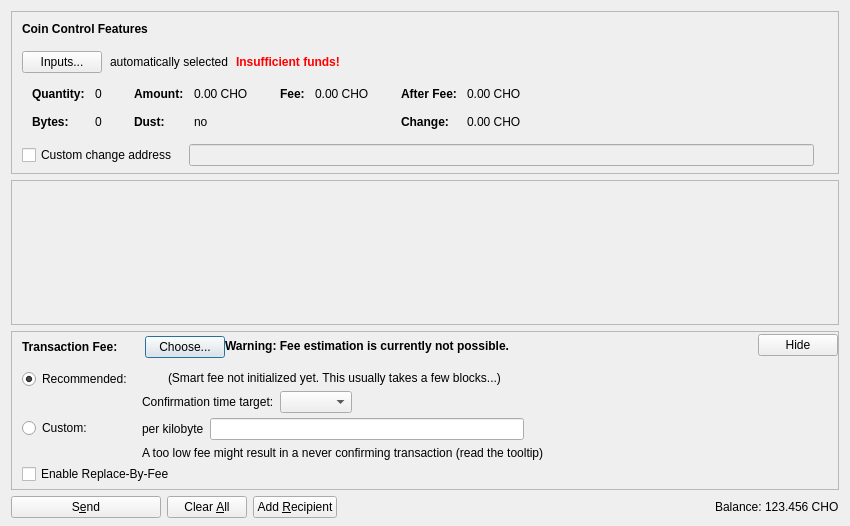
<?xml version="1.0" encoding="UTF-8"?>
<ui version="4.0">
 <class>SendCoinsDialog</class>
 <widget class="QDialog" name="SendCoinsDialog">
  <property name="geometry">
   <rect>
    <x>0</x>
    <y>0</y>
    <width>850</width>
    <height>526</height>
   </rect>
  </property>
  <property name="windowTitle">
   <string>Send Coins</string>
  </property>
  <layout class="QVBoxLayout" name="verticalLayout" stretch="0,1,0,0">
   <property name="bottomMargin">
    <number>8</number>
   </property>
   <item>
    <widget class="QFrame" name="frameCoinControl">
     <property name="sizePolicy">
      <sizepolicy hsizetype="Expanding" vsizetype="Expanding">
       <horstretch>0</horstretch>
       <verstretch>0</verstretch>
      </sizepolicy>
     </property>
     <property name="maximumSize">
      <size>
       <width>16777215</width>
       <height>16777215</height>
      </size>
     </property>
     <property name="frameShape">
      <enum>QFrame::StyledPanel</enum>
     </property>
     <property name="frameShadow">
      <enum>QFrame::Sunken</enum>
     </property>
     <layout class="QVBoxLayout" name="verticalLayoutCoinControl2">
      <property name="spacing">
       <number>0</number>
      </property>
      <property name="leftMargin">
       <number>0</number>
      </property>
      <property name="topMargin">
       <number>0</number>
      </property>
      <property name="rightMargin">
       <number>0</number>
      </property>
      <property name="bottomMargin">
       <number>6</number>
      </property>
      <item>
       <layout class="QVBoxLayout" name="verticalLayoutCoinControl" stretch="0,0,0,0,1">
        <property name="spacing">
         <number>0</number>
        </property>
        <property name="leftMargin">
         <number>10</number>
        </property>
        <property name="topMargin">
         <number>10</number>
        </property>
        <item>
         <layout class="QHBoxLayout" name="horizontalLayoutCoinControl1">
          <property name="bottomMargin">
           <number>15</number>
          </property>
          <item>
           <widget class="QLabel" name="labelCoinControlFeatures">
            <property name="sizePolicy">
             <sizepolicy hsizetype="Preferred" vsizetype="Maximum">
              <horstretch>0</horstretch>
              <verstretch>0</verstretch>
             </sizepolicy>
            </property>
            <property name="font">
             <font>
              <weight>75</weight>
              <bold>true</bold>
             </font>
            </property>
            <property name="styleSheet">
             <string notr="true">font-weight:bold;</string>
            </property>
            <property name="text">
             <string>Coin Control Features</string>
            </property>
           </widget>
          </item>
         </layout>
        </item>
        <item>
         <layout class="QHBoxLayout" name="horizontalLayoutCoinControl2" stretch="0,0,0,0">
          <property name="spacing">
           <number>8</number>
          </property>
          <property name="bottomMargin">
           <number>10</number>
          </property>
          <item>
           <widget class="QPushButton" name="pushButtonCoinControl">
            <property name="styleSheet">
             <string notr="true"/>
            </property>
            <property name="text">
             <string>Inputs...</string>
            </property>
            <property name="autoDefault">
             <bool>false</bool>
            </property>
           </widget>
          </item>
          <item>
           <widget class="QLabel" name="labelCoinControlAutomaticallySelected">
            <property name="text">
             <string>automatically selected</string>
            </property>
            <property name="margin">
             <number>5</number>
            </property>
           </widget>
          </item>
          <item>
           <widget class="QLabel" name="labelCoinControlInsuffFunds">
            <property name="font">
             <font>
              <weight>75</weight>
              <bold>true</bold>
             </font>
            </property>
            <property name="styleSheet">
             <string notr="true">color:red;font-weight:bold;</string>
            </property>
            <property name="text">
             <string>Insufficient funds!</string>
            </property>
            <property name="margin">
             <number>5</number>
            </property>
           </widget>
          </item>
          <item>
           <spacer name="horizontalSpacerCoinControl">
            <property name="orientation">
             <enum>Qt::Horizontal</enum>
            </property>
            <property name="sizeHint" stdset="0">
             <size>
              <width>40</width>
              <height>1</height>
             </size>
            </property>
           </spacer>
          </item>
         </layout>
        </item>
        <item>
         <widget class="QWidget" name="widgetCoinControl" native="true">
          <property name="sizePolicy">
           <sizepolicy hsizetype="Preferred" vsizetype="Preferred">
            <horstretch>0</horstretch>
            <verstretch>0</verstretch>
           </sizepolicy>
          </property>
          <property name="minimumSize">
           <size>
            <width>0</width>
            <height>0</height>
           </size>
          </property>
          <property name="styleSheet">
           <string notr="true"/>
          </property>
          <layout class="QHBoxLayout" name="horizontalLayoutCoinControl5">
           <property name="leftMargin">
            <number>0</number>
           </property>
           <property name="topMargin">
            <number>0</number>
           </property>
           <property name="rightMargin">
            <number>0</number>
           </property>
           <property name="bottomMargin">
            <number>0</number>
           </property>
           <item>
            <layout class="QHBoxLayout" name="horizontalLayoutCoinControl3" stretch="0,0,0,1">
             <property name="spacing">
              <number>20</number>
             </property>
             <property name="topMargin">
              <number>0</number>
             </property>
             <property name="bottomMargin">
              <number>10</number>
             </property>
             <item>
              <layout class="QFormLayout" name="formLayoutCoinControl1">
               <property name="horizontalSpacing">
                <number>10</number>
               </property>
               <property name="verticalSpacing">
                <number>14</number>
               </property>
               <property name="leftMargin">
                <number>10</number>
               </property>
               <property name="topMargin">
                <number>4</number>
               </property>
               <property name="rightMargin">
                <number>6</number>
               </property>
               <item row="0" column="0">
                <widget class="QLabel" name="labelCoinControlQuantityText">
                 <property name="font">
                  <font>
                   <weight>75</weight>
                   <bold>true</bold>
                  </font>
                 </property>
                 <property name="text">
                  <string>Quantity:</string>
                 </property>
                 <property name="margin">
                  <number>0</number>
                 </property>
                </widget>
               </item>
               <item row="0" column="1">
                <widget class="QLabel" name="labelCoinControlQuantity">
                 <property name="cursor">
                  <cursorShape>IBeamCursor</cursorShape>
                 </property>
                 <property name="contextMenuPolicy">
                  <enum>Qt::ActionsContextMenu</enum>
                 </property>
                 <property name="text">
                  <string notr="true">0</string>
                 </property>
                 <property name="margin">
                  <number>0</number>
                 </property>
                 <property name="textInteractionFlags">
                  <set>Qt::LinksAccessibleByMouse|Qt::TextSelectableByKeyboard|Qt::TextSelectableByMouse</set>
                 </property>
                </widget>
               </item>
               <item row="1" column="0">
                <widget class="QLabel" name="labelCoinControlBytesText">
                 <property name="font">
                  <font>
                   <weight>75</weight>
                   <bold>true</bold>
                  </font>
                 </property>
                 <property name="text">
                  <string>Bytes:</string>
                 </property>
                </widget>
               </item>
               <item row="1" column="1">
                <widget class="QLabel" name="labelCoinControlBytes">
                 <property name="cursor">
                  <cursorShape>IBeamCursor</cursorShape>
                 </property>
                 <property name="contextMenuPolicy">
                  <enum>Qt::ActionsContextMenu</enum>
                 </property>
                 <property name="text">
                  <string notr="true">0</string>
                 </property>
                 <property name="textInteractionFlags">
                  <set>Qt::LinksAccessibleByMouse|Qt::TextSelectableByKeyboard|Qt::TextSelectableByMouse</set>
                 </property>
                </widget>
               </item>
              </layout>
             </item>
             <item>
              <layout class="QFormLayout" name="formLayoutCoinControl2">
               <property name="horizontalSpacing">
                <number>10</number>
               </property>
               <property name="verticalSpacing">
                <number>14</number>
               </property>
               <property name="leftMargin">
                <number>6</number>
               </property>
               <property name="topMargin">
                <number>4</number>
               </property>
               <property name="rightMargin">
                <number>6</number>
               </property>
               <item row="0" column="0">
                <widget class="QLabel" name="labelCoinControlAmountText">
                 <property name="font">
                  <font>
                   <weight>75</weight>
                   <bold>true</bold>
                  </font>
                 </property>
                 <property name="text">
                  <string>Amount:</string>
                 </property>
                 <property name="margin">
                  <number>0</number>
                 </property>
                </widget>
               </item>
               <item row="0" column="1">
                <widget class="QLabel" name="labelCoinControlAmount">
                 <property name="cursor">
                  <cursorShape>IBeamCursor</cursorShape>
                 </property>
                 <property name="contextMenuPolicy">
                  <enum>Qt::ActionsContextMenu</enum>
                 </property>
                 <property name="text">
                  <string notr="true">0.00 CHO</string>
                 </property>
                 <property name="textInteractionFlags">
                  <set>Qt::LinksAccessibleByMouse|Qt::TextSelectableByKeyboard|Qt::TextSelectableByMouse</set>
                 </property>
                </widget>
               </item>
               <item row="1" column="0">
                <widget class="QLabel" name="labelCoinControlLowOutputText">
                 <property name="font">
                  <font>
                   <weight>75</weight>
                   <bold>true</bold>
                  </font>
                 </property>
                 <property name="text">
                  <string>Dust:</string>
                 </property>
                </widget>
               </item>
               <item row="1" column="1">
                <widget class="QLabel" name="labelCoinControlLowOutput">
                 <property name="cursor">
                  <cursorShape>IBeamCursor</cursorShape>
                 </property>
                 <property name="contextMenuPolicy">
                  <enum>Qt::ActionsContextMenu</enum>
                 </property>
                 <property name="text">
                  <string notr="true">no</string>
                 </property>
                 <property name="textInteractionFlags">
                  <set>Qt::LinksAccessibleByMouse|Qt::TextSelectableByKeyboard|Qt::TextSelectableByMouse</set>
                 </property>
                </widget>
               </item>
              </layout>
             </item>
             <item>
              <layout class="QFormLayout" name="formLayoutCoinControl3">
               <property name="horizontalSpacing">
                <number>10</number>
               </property>
               <property name="verticalSpacing">
                <number>14</number>
               </property>
               <property name="leftMargin">
                <number>6</number>
               </property>
               <property name="topMargin">
                <number>4</number>
               </property>
               <property name="rightMargin">
                <number>6</number>
               </property>
               <item row="0" column="0">
                <widget class="QLabel" name="labelCoinControlFeeText">
                 <property name="font">
                  <font>
                   <weight>75</weight>
                   <bold>true</bold>
                  </font>
                 </property>
                 <property name="text">
                  <string>Fee:</string>
                 </property>
                 <property name="margin">
                  <number>0</number>
                 </property>
                </widget>
               </item>
               <item row="0" column="1">
                <widget class="QLabel" name="labelCoinControlFee">
                 <property name="cursor">
                  <cursorShape>IBeamCursor</cursorShape>
                 </property>
                 <property name="contextMenuPolicy">
                  <enum>Qt::ActionsContextMenu</enum>
                 </property>
                 <property name="text">
                  <string notr="true">0.00 CHO</string>
                 </property>
                 <property name="textInteractionFlags">
                  <set>Qt::LinksAccessibleByMouse|Qt::TextSelectableByKeyboard|Qt::TextSelectableByMouse</set>
                 </property>
                </widget>
               </item>
              </layout>
             </item>
             <item>
              <layout class="QFormLayout" name="formLayoutCoinControl4">
               <property name="horizontalSpacing">
                <number>10</number>
               </property>
               <property name="verticalSpacing">
                <number>14</number>
               </property>
               <property name="leftMargin">
                <number>6</number>
               </property>
               <property name="topMargin">
                <number>4</number>
               </property>
               <property name="rightMargin">
                <number>6</number>
               </property>
               <item row="0" column="0">
                <widget class="QLabel" name="labelCoinControlAfterFeeText">
                 <property name="font">
                  <font>
                   <weight>75</weight>
                   <bold>true</bold>
                  </font>
                 </property>
                 <property name="text">
                  <string>After Fee:</string>
                 </property>
                 <property name="margin">
                  <number>0</number>
                 </property>
                </widget>
               </item>
               <item row="0" column="1">
                <widget class="QLabel" name="labelCoinControlAfterFee">
                 <property name="cursor">
                  <cursorShape>IBeamCursor</cursorShape>
                 </property>
                 <property name="contextMenuPolicy">
                  <enum>Qt::ActionsContextMenu</enum>
                 </property>
                 <property name="text">
                  <string notr="true">0.00 CHO</string>
                 </property>
                 <property name="textInteractionFlags">
                  <set>Qt::LinksAccessibleByMouse|Qt::TextSelectableByKeyboard|Qt::TextSelectableByMouse</set>
                 </property>
                </widget>
               </item>
               <item row="1" column="0">
                <widget class="QLabel" name="labelCoinControlChangeText">
                 <property name="font">
                  <font>
                   <weight>75</weight>
                   <bold>true</bold>
                  </font>
                 </property>
                 <property name="text">
                  <string>Change:</string>
                 </property>
                </widget>
               </item>
               <item row="1" column="1">
                <widget class="QLabel" name="labelCoinControlChange">
                 <property name="cursor">
                  <cursorShape>IBeamCursor</cursorShape>
                 </property>
                 <property name="contextMenuPolicy">
                  <enum>Qt::ActionsContextMenu</enum>
                 </property>
                 <property name="text">
                  <string notr="true">0.00 CHO</string>
                 </property>
                 <property name="textInteractionFlags">
                  <set>Qt::LinksAccessibleByMouse|Qt::TextSelectableByKeyboard|Qt::TextSelectableByMouse</set>
                 </property>
                </widget>
               </item>
              </layout>
             </item>
            </layout>
           </item>
          </layout>
         </widget>
        </item>
        <item>
         <layout class="QHBoxLayout" name="horizontalLayoutCoinControl4" stretch="0,0,0">
          <property name="spacing">
           <number>12</number>
          </property>
          <property name="sizeConstraint">
           <enum>QLayout::SetDefaultConstraint</enum>
          </property>
          <property name="topMargin">
           <number>5</number>
          </property>
          <property name="rightMargin">
           <number>5</number>
          </property>
          <item>
           <widget class="QCheckBox" name="checkBoxCoinControlChange">
            <property name="toolTip">
             <string>If this is activated, but the change address is empty or invalid, change will be sent to a newly generated address.</string>
            </property>
            <property name="text">
             <string>Custom change address</string>
            </property>
           </widget>
          </item>
          <item>
           <widget class="QValidatedLineEdit" name="lineEditCoinControlChange">
            <property name="enabled">
             <bool>false</bool>
            </property>
            <property name="sizePolicy">
             <sizepolicy hsizetype="Expanding" vsizetype="Fixed">
              <horstretch>0</horstretch>
              <verstretch>0</verstretch>
             </sizepolicy>
            </property>
           </widget>
          </item>
          <item>
           <widget class="QLabel" name="labelCoinControlChangeLabel">
            <property name="sizePolicy">
             <sizepolicy hsizetype="Preferred" vsizetype="Expanding">
              <horstretch>0</horstretch>
              <verstretch>0</verstretch>
             </sizepolicy>
            </property>
            <property name="minimumSize">
             <size>
              <width>0</width>
              <height>0</height>
             </size>
            </property>
            <property name="text">
             <string/>
            </property>
            <property name="margin">
             <number>3</number>
            </property>
           </widget>
          </item>
         </layout>
        </item>
        <item>
         <spacer name="verticalSpacerCoinControl">
          <property name="orientation">
           <enum>Qt::Vertical</enum>
          </property>
          <property name="sizeHint" stdset="0">
           <size>
            <width>800</width>
            <height>1</height>
           </size>
          </property>
         </spacer>
        </item>
       </layout>
      </item>
     </layout>
    </widget>
   </item>
   <item>
    <widget class="QScrollArea" name="scrollArea">
     <property name="widgetResizable">
      <bool>true</bool>
     </property>
     <widget class="QWidget" name="scrollAreaWidgetContents">
      <property name="geometry">
       <rect>
        <x>0</x>
        <y>0</y>
        <width>830</width>
        <height>104</height>
       </rect>
      </property>
      <layout class="QVBoxLayout" name="verticalLayout_2" stretch="0,1">
       <property name="leftMargin">
        <number>0</number>
       </property>
       <property name="topMargin">
        <number>0</number>
       </property>
       <property name="rightMargin">
        <number>0</number>
       </property>
       <property name="bottomMargin">
        <number>0</number>
       </property>
       <item>
        <layout class="QVBoxLayout" name="entries">
         <property name="spacing">
          <number>6</number>
         </property>
        </layout>
       </item>
       <item>
        <spacer name="verticalSpacer">
         <property name="orientation">
          <enum>Qt::Vertical</enum>
         </property>
         <property name="sizeHint" stdset="0">
          <size>
           <width>20</width>
           <height>40</height>
          </size>
         </property>
        </spacer>
       </item>
      </layout>
     </widget>
    </widget>
   </item>
   <item>
    <widget class="QFrame" name="frameFee">
     <property name="sizePolicy">
      <sizepolicy hsizetype="Expanding" vsizetype="Expanding">
       <horstretch>0</horstretch>
       <verstretch>0</verstretch>
      </sizepolicy>
     </property>
     <property name="maximumSize">
      <size>
       <width>16777215</width>
       <height>16777215</height>
      </size>
     </property>
     <property name="frameShape">
      <enum>QFrame::StyledPanel</enum>
     </property>
     <property name="frameShadow">
      <enum>QFrame::Sunken</enum>
     </property>
     <layout class="QVBoxLayout" name="verticalLayoutFee1">
      <property name="spacing">
       <number>0</number>
      </property>
      <property name="leftMargin">
       <number>0</number>
      </property>
      <property name="topMargin">
       <number>0</number>
      </property>
      <property name="rightMargin">
       <number>0</number>
      </property>
      <property name="bottomMargin">
       <number>0</number>
      </property>
      <item>
       <layout class="QVBoxLayout" name="verticalLayoutFee2" stretch="0,0,0">
        <property name="spacing">
         <number>0</number>
        </property>
        <property name="leftMargin">
         <number>10</number>
        </property>
        <property name="topMargin">
         <number>0</number>
        </property>
        <item>
         <layout class="QHBoxLayout" name="horizontalLayoutFee1">
          <property name="bottomMargin">
           <number>0</number>
          </property>
          <item>
           <layout class="QVBoxLayout" name="verticalLayoutFee7">
            <property name="spacing">
             <number>0</number>
            </property>
            <item>
             <spacer name="verticalSpacerSmartFee">
              <property name="orientation">
               <enum>Qt::Vertical</enum>
              </property>
              <property name="sizeType">
               <enum>QSizePolicy::Fixed</enum>
              </property>
              <property name="sizeHint" stdset="0">
               <size>
                <width>1</width>
                <height>4</height>
               </size>
              </property>
             </spacer>
            </item>
            <item>
             <layout class="QHBoxLayout" name="horizontalLayoutSmartFee">
              <property name="spacing">
               <number>10</number>
              </property>
              <item>
               <widget class="QLabel" name="labelFeeHeadline">
                <property name="sizePolicy">
                 <sizepolicy hsizetype="Preferred" vsizetype="Maximum">
                  <horstretch>0</horstretch>
                  <verstretch>0</verstretch>
                 </sizepolicy>
                </property>
                <property name="font">
                 <font>
                  <weight>75</weight>
                  <bold>true</bold>
                 </font>
                </property>
                <property name="styleSheet">
                 <string notr="true">font-weight:bold;</string>
                </property>
                <property name="text">
                 <string>Transaction Fee:</string>
                </property>
               </widget>
              </item>
              <item>
               <widget class="QLabel" name="labelFeeMinimized">
                <property name="text">
                 <string/>
                </property>
               </widget>
              </item>
              <item>
               <widget class="QPushButton" name="buttonChooseFee">
                <property name="text">
                 <string>Choose...</string>
                </property>
               </widget>
              </item>
             </layout>
            </item>
            <item>
             <spacer name="verticalSpacer_5">
              <property name="orientation">
               <enum>Qt::Vertical</enum>
              </property>
              <property name="sizeHint" stdset="0">
               <size>
                <width>1</width>
                <height>1</height>
               </size>
              </property>
             </spacer>
            </item>
           </layout>
          </item>
          <item>
           <widget class="QLabel" name="fallbackFeeWarningLabel">
            <property name="toolTip">
             <string>Using the fallbackfee can result in sending a transaction that will take several hours or days (or never) to confirm. Consider choosing your fee manually or wait until you have validated the complete chain.</string>
            </property>
            <property name="font">
            <font>
                <weight>75</weight>
                <bold>true</bold>
            </font>
            </property>
            <property name="text">
             <string>Warning: Fee estimation is currently not possible.</string>
            </property>
            <property name="wordWrap">
             <bool>false</bool>
            </property>
           </widget>
          </item>
          <item>
           <spacer name="horizontalSpacer_4">
            <property name="orientation">
             <enum>Qt::Horizontal</enum>
            </property>
            <property name="sizeType">
             <enum>QSizePolicy::MinimumExpanding</enum>
            </property>
            <property name="sizeHint" stdset="0">
             <size>
              <width>40</width>
              <height>20</height>
             </size>
            </property>
           </spacer>
          </item>
          <item>
           <widget class="QPushButton" name="buttonMinimizeFee">
            <property name="toolTip">
             <string>Hide transaction fee settings</string>
            </property>
            <property name="text">
             <string>Hide</string>
            </property>
           </widget>
          </item>
         </layout>
        </item>
        <item>
         <widget class="QFrame" name="frameFeeSelection">
          <layout class="QVBoxLayout" name="verticalLayoutFee12">
           <property name="spacing">
            <number>0</number>
           </property>
           <property name="leftMargin">
            <number>0</number>
           </property>
           <property name="topMargin">
            <number>0</number>
           </property>
           <property name="rightMargin">
            <number>0</number>
           </property>
           <property name="bottomMargin">
            <number>0</number>
           </property>
           <item>
            <layout class="QGridLayout" name="gridLayoutFee">
             <property name="topMargin">
              <number>10</number>
             </property>
             <property name="bottomMargin">
              <number>4</number>
             </property>
             <property name="horizontalSpacing">
              <number>10</number>
             </property>
             <property name="verticalSpacing">
              <number>4</number>
             </property>
             <item row="1" column="1">
              <layout class="QVBoxLayout" name="verticalLayoutFee8">
               <property name="spacing">
                <number>6</number>
               </property>
               <item>
                <layout class="QHBoxLayout" name="horizontalLayoutFee13">
                 <item>
                  <widget class="QLabel" name="labelCustomPerKilobyte">
                   <property name="toolTip">
                    <string>Specify a custom fee per kB (1,000 bytes) of the transaction's virtual size.

Note:  Since the fee is calculated on a per-byte basis, a fee of "100 satoshis per kB" for a transaction size of 500 bytes (half of 1 kB) would ultimately yield a fee of only 50 satoshis.</string>
                   </property>
                   <property name="text">
                    <string>per kilobyte</string>
                   </property>
                  </widget>
                 </item>
                 <item>
                  <widget class="CARPINCHOAmountField" name="customFee"/>
                 </item>
                 <item>
                  <spacer name="horizontalSpacer_6">
                   <property name="orientation">
                    <enum>Qt::Horizontal</enum>
                   </property>
                   <property name="sizeHint" stdset="0">
                    <size>
                     <width>1</width>
                     <height>1</height>
                    </size>
                   </property>
                  </spacer>
                 </item>
                </layout>
               </item>
               <item>
                <layout class="QHBoxLayout" name="horizontalLayoutFee8">
                 <item>
                  <widget class="QLabel" name="labelCustomFeeWarning">
                   <property name="enabled">
                    <bool>true</bool>
                   </property>
                   <property name="toolTip">
                    <string>When there is less transaction volume than space in the blocks, miners as well as relaying nodes may enforce a minimum fee. Paying only this minimum fee is just fine, but be aware that this can result in a never confirming transaction once there is more demand for carpincho transactions than the network can process.</string>
                   </property>
                   <property name="text">
                    <string>A too low fee might result in a never confirming transaction (read the tooltip)</string>
                   </property>
                  </widget>
                 </item>
                 <item>
                  <spacer name="horizontalSpacer_2">
                   <property name="orientation">
                    <enum>Qt::Horizontal</enum>
                   </property>
                   <property name="sizeHint" stdset="0">
                    <size>
                     <width>1</width>
                     <height>1</height>
                    </size>
                   </property>
                  </spacer>
                 </item>
                </layout>
               </item>
              </layout>
             </item>
             <item row="0" column="0">
              <layout class="QVBoxLayout" name="verticalLayoutFee4" stretch="0,1">
               <item>
                <widget class="QRadioButton" name="radioSmartFee">
                 <property name="text">
                  <string>Recommended:</string>
                 </property>
                 <property name="checked">
                  <bool>true</bool>
                 </property>
                 <attribute name="buttonGroup">
                  <string notr="true">groupFee</string>
                 </attribute>
                </widget>
               </item>
               <item>
                <spacer name="verticalSpacer_2">
                 <property name="orientation">
                  <enum>Qt::Vertical</enum>
                 </property>
                 <property name="sizeHint" stdset="0">
                  <size>
                   <width>1</width>
                   <height>1</height>
                  </size>
                 </property>
                </spacer>
               </item>
              </layout>
             </item>
             <item row="1" column="0">
              <layout class="QVBoxLayout" name="verticalLayoutFee9" stretch="0,1">
               <item>
                <widget class="QRadioButton" name="radioCustomFee">
                 <property name="text">
                  <string>Custom:</string>
                 </property>
                 <attribute name="buttonGroup">
                  <string notr="true">groupFee</string>
                 </attribute>
                </widget>
               </item>
               <item>
                <spacer name="verticalSpacer_6">
                 <property name="orientation">
                  <enum>Qt::Vertical</enum>
                 </property>
                 <property name="sizeHint" stdset="0">
                  <size>
                   <width>1</width>
                   <height>1</height>
                  </size>
                 </property>
                </spacer>
               </item>
              </layout>
             </item>
             <item row="0" column="1">
              <layout class="QVBoxLayout" name="verticalLayoutFee3" stretch="0,0,1">
               <property name="spacing">
                <number>6</number>
               </property>
               <property name="topMargin">
                <number>2</number>
               </property>
               <item>
                <layout class="QHBoxLayout" name="horizontalLayoutFee12">
                 <item>
                  <widget class="QLabel" name="labelSmartFee">
                   <property name="text">
                    <string/>
                   </property>
                  </widget>
                 </item>
                 <item>
                  <widget class="QLabel" name="labelFeeEstimation">
                   <property name="text">
                    <string/>
                   </property>
                  </widget>
                 </item>
                 <item>
                  <widget class="QLabel" name="labelSmartFee2">
                   <property name="text">
                    <string>(Smart fee not initialized yet. This usually takes a few blocks...)</string>
                   </property>
                  </widget>
                 </item>
                 <item>
                  <spacer name="horizontalSpacer_5">
                   <property name="orientation">
                    <enum>Qt::Horizontal</enum>
                   </property>
                   <property name="sizeHint" stdset="0">
                    <size>
                     <width>1</width>
                     <height>1</height>
                    </size>
                   </property>
                  </spacer>
                 </item>
                </layout>
               </item>
               <item>
                <layout class="QHBoxLayout" name="horizontalLayoutFee9">
                 <item>
                  <layout class="QVBoxLayout" name="verticalLayoutFee6">
                   <item>
                    <widget class="QLabel" name="labelSmartFee3">
                     <property name="text">
                      <string>Confirmation time target:</string>
                     </property>
                    </widget>
                   </item>
                  </layout>
                 </item>
                 <item>
                  <layout class="QVBoxLayout" name="verticalLayoutFee5">
                   <property name="rightMargin">
                    <number>30</number>
                   </property>
                   <item>
                    <layout class="QHBoxLayout" name="horizontalLayoutConfTarget">
                     <property name="bottomMargin">
                      <number>0</number>
                     </property>
                     <item>
                      <widget class="QComboBox" name="confTargetSelector"/>
                     </item>
                     <item>
                      <spacer name="horizontalSpacerConfTarget">
                       <property name="orientation">
                        <enum>Qt::Horizontal</enum>
                       </property>
                       <property name="sizeHint" stdset="0">
                        <size>
                         <width>40</width>
                         <height>20</height>
                        </size>
                       </property>
                      </spacer>
                     </item>
                    </layout>
                   </item>
                  </layout>
                 </item>
                </layout>
               </item>
               <item>
                <spacer name="verticalSpacer_4">
                 <property name="orientation">
                  <enum>Qt::Vertical</enum>
                 </property>
                 <property name="sizeHint" stdset="0">
                  <size>
                   <width>1</width>
                   <height>1</height>
                  </size>
                 </property>
                </spacer>
               </item>
              </layout>
             </item>
            </layout>
           </item>
           <item>
            <widget class="QCheckBox" name="optInRBF">
             <property name="text">
              <string>Enable Replace-By-Fee</string>
             </property>
             <property name="toolTip">
              <string>With Replace-By-Fee (BIP-125) you can increase a transaction's fee after it is sent. Without this, a higher fee may be recommended to compensate for increased transaction delay risk.</string>
             </property>
            </widget>
           </item>
          </layout>
         </widget>
        </item>
        <item>
         <spacer name="verticalSpacerFee">
          <property name="orientation">
           <enum>Qt::Vertical</enum>
          </property>
          <property name="sizeHint" stdset="0">
           <size>
            <width>40</width>
            <height>5</height>
           </size>
          </property>
         </spacer>
        </item>
       </layout>
      </item>
     </layout>
    </widget>
   </item>
   <item>
    <layout class="QHBoxLayout" name="horizontalLayout">
     <item>
      <widget class="QPushButton" name="sendButton">
       <property name="minimumSize">
        <size>
         <width>150</width>
         <height>0</height>
        </size>
       </property>
       <property name="toolTip">
        <string>Confirm the send action</string>
       </property>
       <property name="text">
        <string>S&amp;end</string>
       </property>
       <property name="icon">
        <iconset resource="../carpincho.qrc">
         <normaloff>:/icons/send</normaloff>:/icons/send</iconset>
       </property>
       <property name="autoDefault">
        <bool>false</bool>
       </property>
       <property name="default">
        <bool>false</bool>
       </property>
      </widget>
     </item>
     <item>
      <widget class="QPushButton" name="clearButton">
       <property name="sizePolicy">
        <sizepolicy hsizetype="Minimum" vsizetype="Fixed">
         <horstretch>0</horstretch>
         <verstretch>0</verstretch>
        </sizepolicy>
       </property>
       <property name="toolTip">
        <string>Clear all fields of the form.</string>
       </property>
       <property name="text">
        <string>Clear &amp;All</string>
       </property>
       <property name="icon">
        <iconset resource="../carpincho.qrc">
         <normaloff>:/icons/remove</normaloff>:/icons/remove</iconset>
       </property>
       <property name="autoDefault">
        <bool>false</bool>
       </property>
      </widget>
     </item>
     <item>
      <widget class="QPushButton" name="addButton">
       <property name="toolTip">
        <string>Send to multiple recipients at once</string>
       </property>
       <property name="text">
        <string>Add &amp;Recipient</string>
       </property>
       <property name="icon">
        <iconset resource="../carpincho.qrc">
         <normaloff>:/icons/add</normaloff>:/icons/add</iconset>
       </property>
       <property name="autoDefault">
        <bool>false</bool>
       </property>
      </widget>
     </item>
     <item>
      <spacer name="horizontalSpacer">
       <property name="orientation">
        <enum>Qt::Horizontal</enum>
       </property>
       <property name="sizeHint" stdset="0">
        <size>
         <width>40</width>
         <height>20</height>
        </size>
       </property>
      </spacer>
     </item>
     <item>
      <layout class="QHBoxLayout" name="horizontalLayout_2">
       <property name="spacing">
        <number>3</number>
       </property>
       <item>
        <widget class="QLabel" name="labelBalanceName">
         <property name="sizePolicy">
          <sizepolicy hsizetype="Preferred" vsizetype="Fixed">
           <horstretch>0</horstretch>
           <verstretch>0</verstretch>
          </sizepolicy>
         </property>
         <property name="text">
          <string>Balance:</string>
         </property>
        </widget>
       </item>
       <item>
        <widget class="QLabel" name="labelBalance">
         <property name="sizePolicy">
          <sizepolicy hsizetype="Preferred" vsizetype="Fixed">
           <horstretch>0</horstretch>
           <verstretch>0</verstretch>
          </sizepolicy>
         </property>
         <property name="cursor">
          <cursorShape>IBeamCursor</cursorShape>
         </property>
         <property name="text">
          <string notr="true">123.456 CHO</string>
         </property>
         <property name="textInteractionFlags">
          <set>Qt::LinksAccessibleByMouse|Qt::TextSelectableByKeyboard|Qt::TextSelectableByMouse</set>
         </property>
        </widget>
       </item>
      </layout>
     </item>
    </layout>
   </item>
  </layout>
 </widget>
 <customwidgets>
  <customwidget>
   <class>QValidatedLineEdit</class>
   <extends>QLineEdit</extends>
   <header>qt/qvalidatedlineedit.h</header>
  </customwidget>
  <customwidget>
   <class>CARPINCHOAmountField</class>
   <extends>QLineEdit</extends>
   <header>qt/carpinchoamountfield.h</header>
   <container>1</container>
  </customwidget>
 </customwidgets>
 <resources>
  <include location="../carpincho.qrc"/>
 </resources>
 <connections/>
 <buttongroups>
  <buttongroup name="groupFee"/>
 </buttongroups>
</ui>
